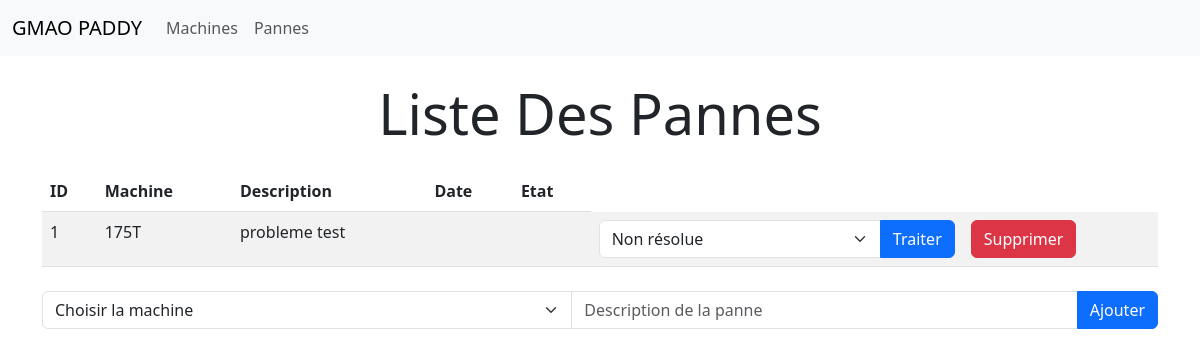
Page /pannes/ (signed in) on the earlier database version.
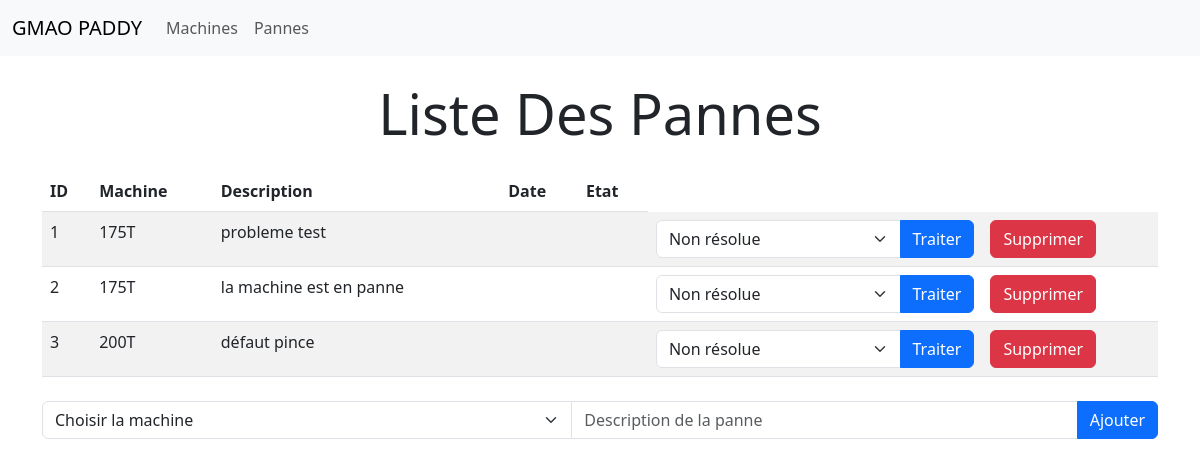
Same page on the later database version.
### tasks/models.py (models this page shows, shortened)
class Panne(models.Model):
    id = models.IntegerField(primary_key=True)
    name = models.CharField(max_length=20)
    description = models.TextField(max_length=150)
    machine = models.ForeignKey(Machine, on_delete=models.CASCADE)
    time = models.TimeField(auto_now_add=True)
    state = models.CharField(max_length=10)

class Machine(models.Model):
    id = models.IntegerField(primary_key=True)
    name = models.CharField(max_length=50)
    state = models.CharField(max_length=10)

### tasks/views.py (the view)
# urls.py: path('pannes/', views.panne_list, name='pannes'),
@login_required(login_url="/login")
def panne_list(request):
    pannes = Panne.objects.all()
    machines = Machine.objects.all()
    return render(request, 'panne_list.html', {'pannes': pannes, 'machines': machines})

### tasks/templates/tasks/panne_list.html (shortened to what this page needs)
<!DOCTYPE html>
<html lang="en">
<head>
    <link href="https://cdn.jsdelivr.net/npm/bootstrap@5.3.0-alpha1/dist/css/bootstrap.min.css" rel="stylesheet">
</head>
<body>
<nav class="navbar navbar-expand-lg navbar-light bg-light">
  <div class="container-fluid">
    <a class="navbar-brand" href="#">GMAO PADDY</a>
    <div class="collapse navbar-collapse" id="navbarNav">
      <ul class="navbar-nav">
        <li class="nav-item">
          <a class="nav-link" href="{% url 'machines' %}">Machines</a>
        </li>
        <li class="nav-item">
          <a class="nav-link" href="{% url 'pannes' %}">Pannes</a>
        </li>
      </ul>
    </div>
  </div>
</nav>
{% block content %}
  <div class="container my-4">
    <h1 class="text-center mb-4 display-4">Liste Des Pannes</h1>
    <table class="table table-striped">
      <thead>
        <tr>
          <th>ID</th>
          <th>Machine</th>
          <th>Description</th>
          <th>Date</th>
          <th>Etat</th>
        </tr>
      </thead>
      <tbody>
        {% for panne in pannes %}
          <tr>
            <td>{{ panne.id }}</td>
            <td>{{ panne.machine.name }}</td>
            <td>{{ panne.description }}</td>
            <td>{{ panne.date }}</td>
            <td>{{ panne.state }}</td>
              <td>
                <form action="{% url 'update-panne' panne.id %}" method="POST">
                  <div class="input-group">
                    <select class="form-select" name="panne-state">
                      <option value="0" {% if panne.state == 'Non résolue' %}selected{% endif %}>Non résolue</option>
                    </select>
                    <button type="submit" class="btn btn-primary" title="Traiter">Traiter</button>
                  </div>
                </form>
              </td>
              <td>
                <form action="{% url 'delete-panne' panne.id %}" method="POST">
                  <button type="submit" class="btn btn-danger" title="Supprimer">Supprimer</button>
                </form>
            </td>
          </tr>
        {% endfor %}
      </tbody>
    </table>
    <form method="POST" action="{% url 'add-panne' %}" class="my-4">
  <div class="input-group mb-3">
    <select class="form-select" name="panne-machine">
      <option selected>Choisir la machine</option>
    </select>
    <input type="text" name="panne-description" class="form-control" placeholder="Description de la panne" aria-label="Description de la panne">
    <button type="submit" class="btn btn-primary">Ajouter</button>
  </div>
</form>
  </div>
{% endblock %}
  </body>
</html>

Differences in the rows shown:
added Panne: id "2", machine.name "175T", description "la machine est en panne"
added Panne: id "3", machine.name "200T", description "défaut pince"
